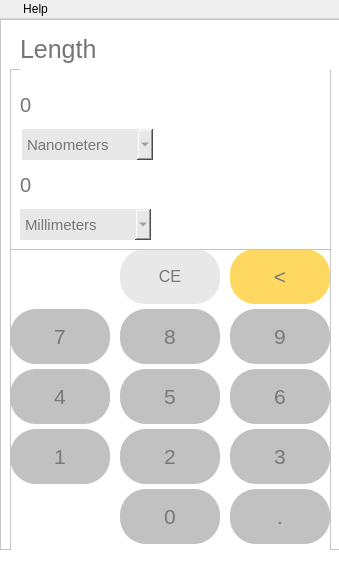
<?xml version="1.0" encoding="UTF-8"?>
<ui version="4.0">
 <class>MainWindow</class>
 <widget class="QMainWindow" name="MainWindow">
  <property name="geometry">
   <rect>
    <x>0</x>
    <y>0</y>
    <width>339</width>
    <height>565</height>
   </rect>
  </property>
  <property name="minimumSize">
   <size>
    <width>339</width>
    <height>565</height>
   </size>
  </property>
  <property name="maximumSize">
   <size>
    <width>339</width>
    <height>565</height>
   </size>
  </property>
  <property name="sizeIncrement">
   <size>
    <width>0</width>
    <height>1</height>
   </size>
  </property>
  <property name="windowTitle">
   <string>Calculator</string>
  </property>
  <property name="windowIcon">
   <iconset>
    <normaloff>../images/logo.png</normaloff>../images/logo.png</iconset>
  </property>
  <property name="toolTipDuration">
   <number>-1</number>
  </property>
  <property name="layoutDirection">
   <enum>Qt::LeftToRight</enum>
  </property>
  <property name="autoFillBackground">
   <bool>false</bool>
  </property>
  <property name="styleSheet">
   <string notr="true"/>
  </property>
  <widget class="QWidget" name="centralwidget">
   <property name="styleSheet">
    <string notr="true">background-color: rgb(255, 255, 255);</string>
   </property>
   <widget class="QFrame" name="frame">
    <property name="geometry">
     <rect>
      <x>0</x>
      <y>0</y>
      <width>341</width>
      <height>531</height>
     </rect>
    </property>
    <property name="styleSheet">
     <string notr="true"/>
    </property>
    <property name="frameShape">
     <enum>QFrame::StyledPanel</enum>
    </property>
    <property name="frameShadow">
     <enum>QFrame::Raised</enum>
    </property>
    <widget class="QFrame" name="frame_buttons">
     <property name="geometry">
      <rect>
       <x>10</x>
       <y>230</y>
       <width>321</width>
       <height>311</height>
      </rect>
     </property>
     <property name="styleSheet">
      <string notr="true"/>
     </property>
     <property name="frameShape">
      <enum>QFrame::StyledPanel</enum>
     </property>
     <property name="frameShadow">
      <enum>QFrame::Raised</enum>
     </property>
     <widget class="QPushButton" name="len_point">
      <property name="geometry">
       <rect>
        <x>220</x>
        <y>240</y>
        <width>100</width>
        <height>55</height>
       </rect>
      </property>
      <property name="font">
       <font>
        <pointsize>16</pointsize>
       </font>
      </property>
      <property name="styleSheet">
       <string notr="true">color: rgb(120, 120, 120);
background-color: rgb(193, 193, 193);
border-radius: 26px;</string>
      </property>
      <property name="text">
       <string>.</string>
      </property>
     </widget>
     <widget class="QPushButton" name="len_three">
      <property name="geometry">
       <rect>
        <x>220</x>
        <y>180</y>
        <width>100</width>
        <height>55</height>
       </rect>
      </property>
      <property name="font">
       <font>
        <pointsize>16</pointsize>
       </font>
      </property>
      <property name="styleSheet">
       <string notr="true">color: rgb(120, 120, 120);
background-color: rgb(193, 193, 193);
border-radius: 26px;</string>
      </property>
      <property name="text">
       <string>3</string>
      </property>
     </widget>
     <widget class="QPushButton" name="len_zero">
      <property name="geometry">
       <rect>
        <x>110</x>
        <y>240</y>
        <width>100</width>
        <height>55</height>
       </rect>
      </property>
      <property name="font">
       <font>
        <pointsize>16</pointsize>
       </font>
      </property>
      <property name="styleSheet">
       <string notr="true">color: rgb(120, 120, 120);
background-color: rgb(193, 193, 193);
border-radius: 26px;</string>
      </property>
      <property name="text">
       <string>0</string>
      </property>
     </widget>
     <widget class="QPushButton" name="len_two">
      <property name="geometry">
       <rect>
        <x>110</x>
        <y>180</y>
        <width>100</width>
        <height>55</height>
       </rect>
      </property>
      <property name="font">
       <font>
        <pointsize>16</pointsize>
       </font>
      </property>
      <property name="styleSheet">
       <string notr="true">color: rgb(120, 120, 120);
background-color: rgb(193, 193, 193);
border-radius: 26px;</string>
      </property>
      <property name="text">
       <string>2</string>
      </property>
     </widget>
     <widget class="QPushButton" name="len_eight">
      <property name="geometry">
       <rect>
        <x>110</x>
        <y>60</y>
        <width>100</width>
        <height>55</height>
       </rect>
      </property>
      <property name="font">
       <font>
        <pointsize>16</pointsize>
       </font>
      </property>
      <property name="styleSheet">
       <string notr="true">color: rgb(120, 120, 120);
background-color: rgb(193, 193, 193);
border-radius: 26px;</string>
      </property>
      <property name="text">
       <string>8</string>
      </property>
     </widget>
     <widget class="QPushButton" name="len_five">
      <property name="geometry">
       <rect>
        <x>110</x>
        <y>120</y>
        <width>100</width>
        <height>55</height>
       </rect>
      </property>
      <property name="font">
       <font>
        <pointsize>16</pointsize>
       </font>
      </property>
      <property name="styleSheet">
       <string notr="true">color: rgb(120, 120, 120);
background-color: rgb(193, 193, 193);
border-radius: 26px;</string>
      </property>
      <property name="text">
       <string>5</string>
      </property>
     </widget>
     <widget class="QPushButton" name="len_seven">
      <property name="geometry">
       <rect>
        <x>0</x>
        <y>60</y>
        <width>100</width>
        <height>55</height>
       </rect>
      </property>
      <property name="font">
       <font>
        <pointsize>16</pointsize>
       </font>
      </property>
      <property name="styleSheet">
       <string notr="true">color: rgb(120, 120, 120);
background-color: rgb(193, 193, 193);
border-radius: 26px;</string>
      </property>
      <property name="text">
       <string>7</string>
      </property>
     </widget>
     <widget class="QPushButton" name="len_six">
      <property name="geometry">
       <rect>
        <x>220</x>
        <y>120</y>
        <width>100</width>
        <height>55</height>
       </rect>
      </property>
      <property name="font">
       <font>
        <pointsize>16</pointsize>
       </font>
      </property>
      <property name="styleSheet">
       <string notr="true">color: rgb(120, 120, 120);
background-color: rgb(193, 193, 193);
border-radius: 26px;</string>
      </property>
      <property name="text">
       <string>6</string>
      </property>
     </widget>
     <widget class="QPushButton" name="len_four">
      <property name="geometry">
       <rect>
        <x>0</x>
        <y>120</y>
        <width>100</width>
        <height>55</height>
       </rect>
      </property>
      <property name="font">
       <font>
        <pointsize>16</pointsize>
       </font>
      </property>
      <property name="styleSheet">
       <string notr="true">color: rgb(120, 120, 120);
background-color: rgb(193, 193, 193);
border-radius: 26px;</string>
      </property>
      <property name="text">
       <string>4</string>
      </property>
     </widget>
     <widget class="QPushButton" name="len_nine">
      <property name="geometry">
       <rect>
        <x>220</x>
        <y>60</y>
        <width>100</width>
        <height>55</height>
       </rect>
      </property>
      <property name="font">
       <font>
        <pointsize>16</pointsize>
       </font>
      </property>
      <property name="styleSheet">
       <string notr="true">color: rgb(120, 120, 120);
background-color: rgb(193, 193, 193);
border-radius: 26px;</string>
      </property>
      <property name="text">
       <string>9</string>
      </property>
     </widget>
     <widget class="QPushButton" name="len_one">
      <property name="geometry">
       <rect>
        <x>0</x>
        <y>180</y>
        <width>100</width>
        <height>55</height>
       </rect>
      </property>
      <property name="font">
       <font>
        <pointsize>16</pointsize>
       </font>
      </property>
      <property name="styleSheet">
       <string notr="true">color: rgb(120, 120, 120);
background-color: rgb(193, 193, 193);
border-radius: 26px;</string>
      </property>
      <property name="text">
       <string>1</string>
      </property>
     </widget>
     <widget class="QPushButton" name="len_ce">
      <property name="geometry">
       <rect>
        <x>110</x>
        <y>0</y>
        <width>100</width>
        <height>55</height>
       </rect>
      </property>
      <property name="font">
       <font>
        <pointsize>12</pointsize>
       </font>
      </property>
      <property name="toolTip">
       <string>Clear</string>
      </property>
      <property name="styleSheet">
       <string notr="true">color: rgb(120, 120, 120);
background-color: rgb(232, 232, 232);
border-radius: 25px;</string>
      </property>
      <property name="text">
       <string>CE</string>
      </property>
     </widget>
     <widget class="QPushButton" name="len_back">
      <property name="geometry">
       <rect>
        <x>220</x>
        <y>0</y>
        <width>100</width>
        <height>55</height>
       </rect>
      </property>
      <property name="font">
       <font>
        <pointsize>16</pointsize>
       </font>
      </property>
      <property name="toolTip">
       <string>Remove/Back</string>
      </property>
      <property name="styleSheet">
       <string notr="true">color: rgb(120, 120, 120);
border-radius: 25px;
background-color: rgb(255, 216, 97);
</string>
      </property>
      <property name="text">
       <string>&lt;</string>
      </property>
     </widget>
    </widget>
    <widget class="QFrame" name="frame_calculations_display">
     <property name="geometry">
      <rect>
       <x>10</x>
       <y>50</y>
       <width>321</width>
       <height>181</height>
      </rect>
     </property>
     <property name="styleSheet">
      <string notr="true"/>
     </property>
     <property name="frameShape">
      <enum>QFrame::StyledPanel</enum>
     </property>
     <property name="frameShadow">
      <enum>QFrame::Raised</enum>
     </property>
     <widget class="QLabel" name="len_label_1">
      <property name="geometry">
       <rect>
        <x>10</x>
        <y>20</y>
        <width>141</width>
        <height>31</height>
       </rect>
      </property>
      <property name="font">
       <font>
        <pointsize>15</pointsize>
       </font>
      </property>
      <property name="styleSheet">
       <string notr="true">color: rgb(117, 117, 117);</string>
      </property>
      <property name="text">
       <string>0</string>
      </property>
     </widget>
     <widget class="QLabel" name="len_label_2">
      <property name="geometry">
       <rect>
        <x>10</x>
        <y>100</y>
        <width>171</width>
        <height>31</height>
       </rect>
      </property>
      <property name="font">
       <font>
        <pointsize>15</pointsize>
       </font>
      </property>
      <property name="styleSheet">
       <string notr="true">color: rgb(117, 117, 117);</string>
      </property>
      <property name="text">
       <string>0</string>
      </property>
     </widget>
     <widget class="QComboBox" name="len_comboBox_1">
      <property name="geometry">
       <rect>
        <x>12</x>
        <y>60</y>
        <width>131</width>
        <height>31</height>
       </rect>
      </property>
      <property name="font">
       <font>
        <pointsize>11</pointsize>
       </font>
      </property>
      <property name="styleSheet">
       <string notr="true">color: rgb(117, 117, 117);
border-radius: 50px;
background-color: rgb(232, 232, 232);
</string>
      </property>
      <item>
       <property name="text">
        <string>Nanometers</string>
       </property>
      </item>
      <item>
       <property name="text">
        <string>Millimeters</string>
       </property>
      </item>
      <item>
       <property name="text">
        <string>Centimeters</string>
       </property>
      </item>
      <item>
       <property name="text">
        <string>Meters</string>
       </property>
      </item>
      <item>
       <property name="text">
        <string>Kilometers</string>
       </property>
      </item>
     </widget>
     <widget class="QComboBox" name="len_comboBox_2">
      <property name="geometry">
       <rect>
        <x>10</x>
        <y>140</y>
        <width>131</width>
        <height>31</height>
       </rect>
      </property>
      <property name="font">
       <font>
        <pointsize>11</pointsize>
       </font>
      </property>
      <property name="styleSheet">
       <string notr="true">color: rgb(117, 117, 117);
border-radius: 50px;
background-color: rgb(232, 232, 232);
</string>
      </property>
      <property name="currentIndex">
       <number>1</number>
      </property>
      <item>
       <property name="text">
        <string>Nanometers</string>
       </property>
      </item>
      <item>
       <property name="text">
        <string>Millimeters</string>
       </property>
      </item>
      <item>
       <property name="text">
        <string>Centimeters</string>
       </property>
      </item>
      <item>
       <property name="text">
        <string>Meters</string>
       </property>
      </item>
      <item>
       <property name="text">
        <string>Kilometers</string>
       </property>
      </item>
     </widget>
    </widget>
    <widget class="QLabel" name="label">
     <property name="geometry">
      <rect>
       <x>20</x>
       <y>10</y>
       <width>311</width>
       <height>41</height>
      </rect>
     </property>
     <property name="font">
      <font>
       <pointsize>19</pointsize>
      </font>
     </property>
     <property name="styleSheet">
      <string notr="true">color: rgb(117, 117, 117);</string>
     </property>
     <property name="text">
      <string>Length</string>
     </property>
    </widget>
   </widget>
  </widget>
  <widget class="QMenuBar" name="menuBar">
   <property name="geometry">
    <rect>
     <x>0</x>
     <y>0</y>
     <width>339</width>
     <height>26</height>
    </rect>
   </property>
   <widget class="QMenu" name="menuOption">
    <property name="styleSheet">
     <string notr="true"/>
    </property>
    <property name="title">
     <string/>
    </property>
    <property name="icon">
     <iconset>
      <normaloff>../images/text.png</normaloff>../images/text.png</iconset>
    </property>
    <widget class="QMenu" name="menuCalculator">
     <property name="title">
      <string>Calculator</string>
     </property>
     <property name="icon">
      <iconset>
       <normaloff>../images/calculator(3).png</normaloff>../images/calculator(3).png</iconset>
     </property>
     <addaction name="actionStandard"/>
     <addaction name="actionScientific"/>
     <addaction name="actionProgrammer"/>
     <addaction name="actionDate_Calculation"/>
    </widget>
    <widget class="QMenu" name="menuConverter">
     <property name="title">
      <string>Converter</string>
     </property>
     <property name="icon">
      <iconset>
       <normaloff>../images/recycle.png</normaloff>../images/recycle.png</iconset>
     </property>
     <addaction name="actionCurrency"/>
     <addaction name="actionVolume"/>
     <addaction name="actionLength"/>
     <addaction name="actionWeight_and_Mass"/>
     <addaction name="actionTemperature"/>
     <addaction name="actionEnergy"/>
     <addaction name="actionArea"/>
     <addaction name="actionSpeed"/>
     <addaction name="actionTime"/>
     <addaction name="actionPower"/>
     <addaction name="actionData"/>
     <addaction name="actionPressure"/>
     <addaction name="actionAngle"/>
    </widget>
    <addaction name="menuCalculator"/>
    <addaction name="menuConverter"/>
    <addaction name="separator"/>
    <addaction name="actionExit"/>
   </widget>
   <widget class="QMenu" name="menuHelp">
    <property name="title">
     <string>Help</string>
    </property>
   </widget>
   <addaction name="menuOption"/>
   <addaction name="menuHelp"/>
  </widget>
  <action name="actionDark">
   <property name="text">
    <string>Dark</string>
   </property>
  </action>
  <action name="actionLight">
   <property name="text">
    <string>Light</string>
   </property>
  </action>
  <action name="actionSetting">
   <property name="text">
    <string>Setting</string>
   </property>
  </action>
  <action name="actionExit">
   <property name="icon">
    <iconset>
     <normaloff>../images/logout.png</normaloff>../images/logout.png</iconset>
   </property>
   <property name="text">
    <string>Exit</string>
   </property>
  </action>
  <action name="actionStandard">
   <property name="icon">
    <iconset>
     <normaloff>../images/calculator.png</normaloff>../images/calculator.png</iconset>
   </property>
   <property name="text">
    <string>Standard</string>
   </property>
  </action>
  <action name="actionScientific">
   <property name="icon">
    <iconset>
     <normaloff>../images/microscope.png</normaloff>../images/microscope.png</iconset>
   </property>
   <property name="text">
    <string>Scientific</string>
   </property>
  </action>
  <action name="actionProgrammer">
   <property name="icon">
    <iconset>
     <normaloff>../images/code.png</normaloff>../images/code.png</iconset>
   </property>
   <property name="text">
    <string>Programmer</string>
   </property>
  </action>
  <action name="actionDate_Calculation">
   <property name="icon">
    <iconset>
     <normaloff>../images/calendar.png</normaloff>../images/calendar.png</iconset>
   </property>
   <property name="text">
    <string>Date Calculation</string>
   </property>
  </action>
  <action name="actionCurrency">
   <property name="icon">
    <iconset>
     <normaloff>../images/money.png</normaloff>../images/money.png</iconset>
   </property>
   <property name="text">
    <string>Currency</string>
   </property>
  </action>
  <action name="actionVolume">
   <property name="icon">
    <iconset>
     <normaloff>../images/shapes.png</normaloff>../images/shapes.png</iconset>
   </property>
   <property name="text">
    <string>Volume</string>
   </property>
  </action>
  <action name="actionLength">
   <property name="icon">
    <iconset>
     <normaloff>../images/ruler.png</normaloff>../images/ruler.png</iconset>
   </property>
   <property name="text">
    <string>Length</string>
   </property>
  </action>
  <action name="actionWeight_and_Mass">
   <property name="icon">
    <iconset>
     <normaloff>../images/weighing-scale.png</normaloff>../images/weighing-scale.png</iconset>
   </property>
   <property name="text">
    <string>Weight and Mass</string>
   </property>
  </action>
  <action name="actionTemperature">
   <property name="icon">
    <iconset>
     <normaloff>../images/temperature.png</normaloff>../images/temperature.png</iconset>
   </property>
   <property name="text">
    <string>Temperature</string>
   </property>
  </action>
  <action name="actionEnergy">
   <property name="icon">
    <iconset>
     <normaloff>../images/fire.png</normaloff>../images/fire.png</iconset>
   </property>
   <property name="text">
    <string>Energy</string>
   </property>
  </action>
  <action name="actionArea">
   <property name="icon">
    <iconset>
     <normaloff>../images/area.png</normaloff>../images/area.png</iconset>
   </property>
   <property name="text">
    <string>Area</string>
   </property>
  </action>
  <action name="actionSpeed">
   <property name="icon">
    <iconset>
     <normaloff>../images/fast.png</normaloff>../images/fast.png</iconset>
   </property>
   <property name="text">
    <string>Speed</string>
   </property>
  </action>
  <action name="actionTime">
   <property name="icon">
    <iconset>
     <normaloff>../images/clock.png</normaloff>../images/clock.png</iconset>
   </property>
   <property name="text">
    <string>Time</string>
   </property>
  </action>
  <action name="actionPower">
   <property name="icon">
    <iconset>
     <normaloff>../images/energy.png</normaloff>../images/energy.png</iconset>
   </property>
   <property name="text">
    <string>Power</string>
   </property>
  </action>
  <action name="actionData">
   <property name="icon">
    <iconset>
     <normaloff>../images/statistics.png</normaloff>../images/statistics.png</iconset>
   </property>
   <property name="text">
    <string>Data</string>
   </property>
  </action>
  <action name="actionPressure">
   <property name="icon">
    <iconset>
     <normaloff>../images/indicator.png</normaloff>../images/indicator.png</iconset>
   </property>
   <property name="text">
    <string>Pressure</string>
   </property>
  </action>
  <action name="actionAngle">
   <property name="icon">
    <iconset>
     <normaloff>../images/angle.png</normaloff>../images/angle.png</iconset>
   </property>
   <property name="text">
    <string>Angle</string>
   </property>
  </action>
  <action name="actionHelp">
   <property name="text">
    <string>Help</string>
   </property>
  </action>
  <action name="actionDark_">
   <property name="text">
    <string>Dark</string>
   </property>
  </action>
  <action name="actionLight_">
   <property name="text">
    <string>Light</string>
   </property>
  </action>
 </widget>
 <resources/>
 <connections/>
</ui>
